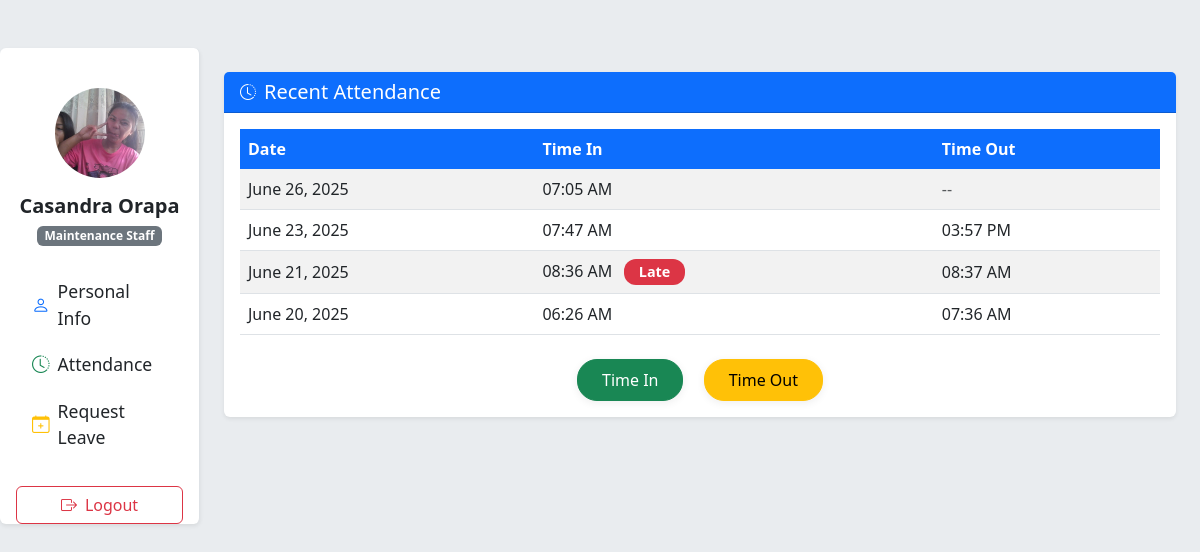
The page /dashboard/ (signed in) on the database as committed earlier.
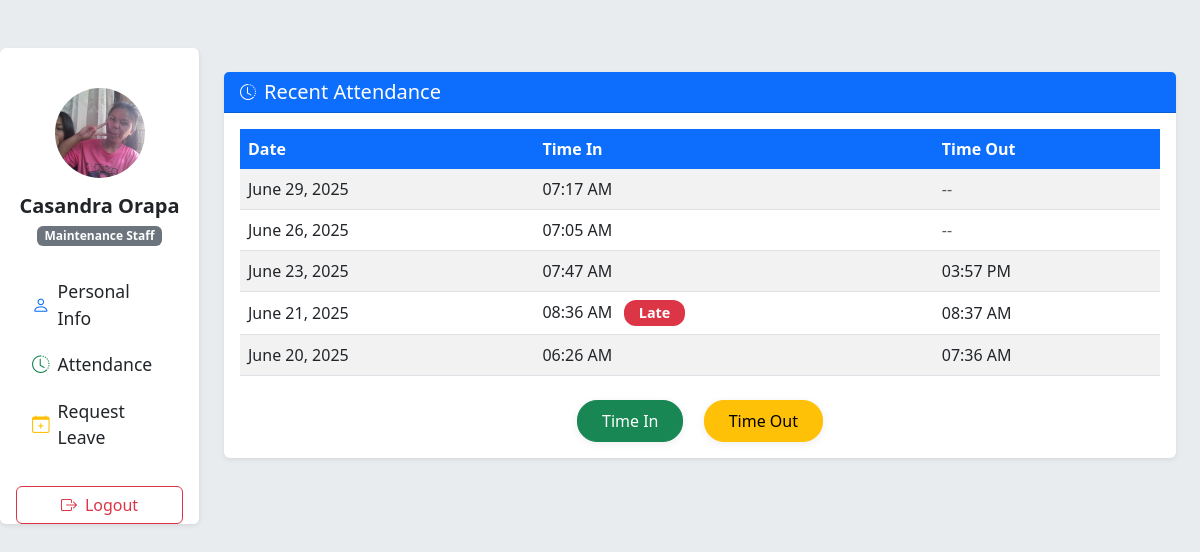
The same page on the database as committed later.
### staffApp/models.py (models this page shows, shortened)
class Attendance(models.Model):
    staff = models.ForeignKey(staffProfile, on_delete=models.CASCADE)
    date = models.DateField(auto_now_add=True)
    time_in = models.DateTimeField(null=True, blank=True)
    time_out = models.DateTimeField(null=True, blank=True)
    def is_late(self):
        if self.time_in:
            local_time = localtime(self.time_in).time()
            return local_time > datetime.time(8, 0)
        return False

### staffApp/views.py (the view)
# urls.py: path('dashboard/', views.dashboard, name = 'dashboard'),
@login_required
def dashboard(request):
    try:
        profile = staffProfile.objects.get(user=request.user) # get the profile of the logged-in user
    except staffProfile.DoesNotExist:
        messages.error(request, "Profile not found. Please contact your Administrator.") # add a message if profile not found
        return redirect('login')
    attendance_list = Attendance.objects.filter(staff=profile).order_by('-date')[:10]
    leave_form = LeaveForm()
    return render(request, 'staffApp/dashboard.html', {
        'profile': profile,
        'attendance_list': attendance_list,
        'leave_form': leave_form,
    })

### staffApp/templates/staffApp/dashboard.html (shortened to what the changed rows need)
{% extends 'layout.html' %}
{% load static %}
{% load tz %}
{% block content %}
<div class="container-fluid py-5">
    <div class="row">
        <main class="col-md-9 ms-sm-auto col-lg-10 px-md-4">
            <section id="attendance" class="mt-4">
                <div class="card shadow-sm border-0">
                    <div class="card-body">
                        <table class="table table-striped align-middle">
                            <thead class="table-light">
                                <tr>
                                    <th>Date</th>
                                    <th>Time In</th>
                                    <th>Time Out</th>
                                </tr>
                            </thead>
                            <tbody>
                                {% for att in attendance_list %}
                                <tr>
                                    <td>{{ att.date }}</td>
                                    <td>
                                        {% if att.time_in %}
                                            {{ att.time_in|localtime|date:"h:i A" }}
                                        {% else %}
                                            <span class="text-muted">--</span>
                                        {% endif %}
                                        {% if att.is_late %}
                                            <span class="badge bg-danger ms-2">Late</span>
                                        {% endif %}
                                    </td>
                                    <td>
                                        {% if att.time_out %}
                                            {{ att.time_out|localtime|date:"h:i A" }}
                                        {% else %}
                                            <span class="text-muted">--</span>
                                        {% endif %}
                                    </td>
                                </tr>
                                {% empty %}
                                <tr>
                                    <td colspan="3" class="text-center text-muted">No attendance records found.</td>
                                </tr>
                                {% endfor %}
                            </tbody>
                        </table>
                    </div>
                </div>
            </section>
        </main>
    </div>
</div>
{% endblock %}

Rows that differ between the two databases and show on the page:
added Attendance: date "June 29, 2025", time_in "07:17 AM"
